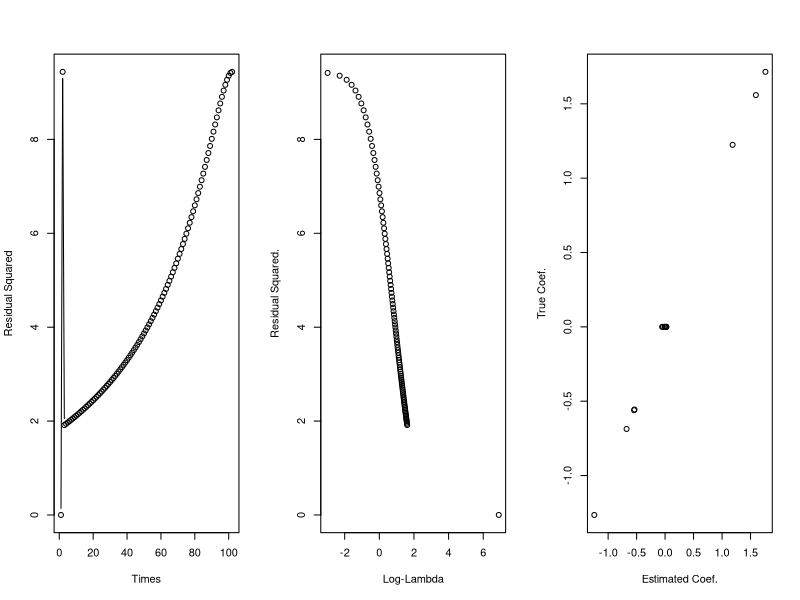

Write the R code that produced this figure.
## Sample data
set.seed(123)
n <- 1000 # レコード数
ni <- 15  # 説明変数の数
nx <- ni  # nx は本来非ゼロとする変数の数だけど、ここを実装するには nin, mm も必要になってくるのでパス
alpha <- 0.1 # L1 / L2 それぞれに対する罰則の配分を決定するパラメータ

b0 <- rnorm(ni) # 回帰係数
b <- ifelse(abs(b0) < 0.5, 0, b0) # Lasso っぽくするために不要な説明変数を作る
x <- matrix(rnorm(n*ni), nrow = n, ncol = ni)
# x <- matrix(0, nrow = n, ncol = ni) # 説明変数ごとに N(0, 1) にしたかったので列ごとに生成
# for (i in 1:ni) {
#   x[, i] <- rnorm(n)
# }
y <- x %*% b + rnorm(n)


## Set lambda
lambda <- c(9.9E+2, 0, rev(seq(0, 5, length.out = 100))) # Warm start
nlam <- length(lambda)

a <- rep(0, ni)
rsqo <- rep(0, nlam)
almo <- rep(0, nlam)

## --- ここは Standard ----
xv <- colSums(x^2) / n
g <- g0 <- t(y) %*% x / n
vp <- rep(1, ni)

## --- ここから elnet1 ----
bta <- alpha
omb <- 1-bta
alm <- 0.0
alf <- 1.0

eqs <- max(0, 1e-04)
alf <- eqs^(1.0/(nlam-1))

rsq <- 0.0
nlp <- 0
mm <- rep(0, ni)
ia <- rep(0, ni)

c <- matrix(0, nrow = ni, ncol = nx)

# 1番目のループ
for (m in 1:nlam) {
  
  alm <- lambda[m] # このあと goto 10291
  
  # if(m == 1) {
  #   alm <- 9E+10
  # } else if(m == 2) {
  #   alm <- 0
  # } else {
  #   alm <- alf*alm
  # }
  # 
  # # 2番目のループ
  # for (j in 1:ni) {
  #   # ここで alm を update
  #   alm <- max(alm, abs(g[j])/vp[j])
  # }
  
  dem <- alm * omb # ここから 10291
  ab <- alm * bta
  rsq0 <- rsq
  
  # while(dlx >= thr & nin <= nx) {
  nlp <- nlp + 1
  dlx <- 0.0
  
  # 3番目のループ
  # 全変数に対する回帰係数の推定
  for (k in 1:ni) {
    ak <- a[k]
    u <- g[k] + ak * xv[k]
    v <- abs(u[1]) - ab
    # print(v)
    
    a[k] <- 0
    if(v > 0) a[k] <- (sign(u) * abs(v))/(xv[k] + vp[k]*dem)
    
    nin <- k # 本当は if(mm[k] == 0) nin <- nin + 1
    
    # 4番目のループ
    # 分散共分散行列を作る
    for (j in 1:ni) {
      if(j != k) {
        c[j, nin] <- (t(x[, j]) %*% x[, k]) / n
      } else {
        c[j, nin] <- xv[j]
      }
    }
    
    mm[k] <- nin
    ia[nin] <- k
    del <- a[k] - ak
    rsq <- rsq + del*(2.0 * g[k] - del*xv[k])
    
    # 5番目のループ
    for (j in 1:ni) {
      g[j] <- g[j] - c[j, mm[k]]*del
    }
  }
  
  
  # while(dlx >= thr & nlp <= maxit) {
  # 6番目のループ
  for (l in 1:nin) {
    k <- ia[l]
    ak <- a[k]
    u <- g[k] + ak*xv[k]
    v <- abs(u) - vp[k]*ab
    a[k] <- 0.0
    if(v > 0.0) a[k] <- (sign(u) * abs(v))/(xv[k]+vp[k]*dem)
    if(a[k] == ak) next
    del <- a[k] - ak
    rsq <- rsq + del*(2.0*g[k] - del*xv[k])
    dlx <- max(xv[k]*del^2, dlx)
    
    # 7番目のループ
    for (j in 1:nin) {
      g[ia[j]] <- g[ia[j]] - c[ia[j], mm[k]]*del
    }
  }
  # }
  
  # 8番目のループ
  # for (j in 1:ni) {
  #   g[j] <- g[j] - dot_product(da(1:nin),c(j,1:nin))       
  # }
  # }
  
  rsqo[m] <- rsq
  almo[m] <- alm
  
  # 9番目のループ
  # for (j in 1:nin) {
  #   if(ao[j,m] != 0.0) me <- me+1
  # }
  
}

oldpar <- par(no.readonly = T)
par(mfrow = c(1, 3))
plot(rsqo, xlab = "Times", ylab = "Residual Squared", type = "b")
plot(log(lambda), rsqo, xlab = "Log-Lambda", ylab = "Residual Squared.", type = "b")
plot(a, b, xlab = "Estimated Coef.", ylab = "True Coef.")
par(oldpar)
cbind(a, b)
